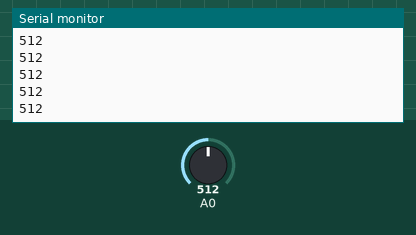
Bench run of a sketch on a simulated Arduino Uno, built with avr-gcc and run on an emulated ATmega328P. Shown: the last lines printed to the serial monitor. Inputs (shaded band) come from the test bench; at power-on: A0 = 512.

Above: at 1.2 s.
1.3 s: A0 set to 716
At 1.9 s:
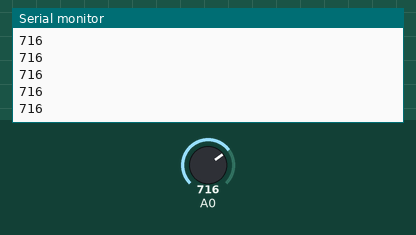
2.8 s: A0 set to 900
At 3.4 s:
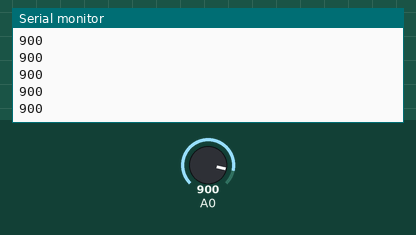
Timing chart, 0 to 5.8 s (numbered marks = the images above; inputs shaded):
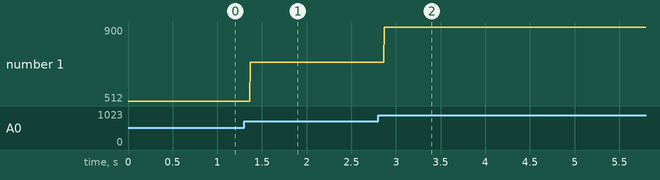

The sketch:

LDR_Module.ino
```cpp
void setup() {
  Serial.begin(9600);
  // put your setup code here, to run once:

}

void loop() {
  int Light = analogRead(A0);
  Serial.println(Light);
  // put your main code here, to run repeatedly:

}
```

Measured:
- after the input at 1.3 s, the serial monitor: prints a new line after 0.07 s (image 1)
- after the input at 2.8 s, the serial monitor: prints a new line after 0.07 s (image 2)
- plotted number 1: 512 → 716 after the input at 1.3 s, 716 → 900 after the input at 2.8 s
